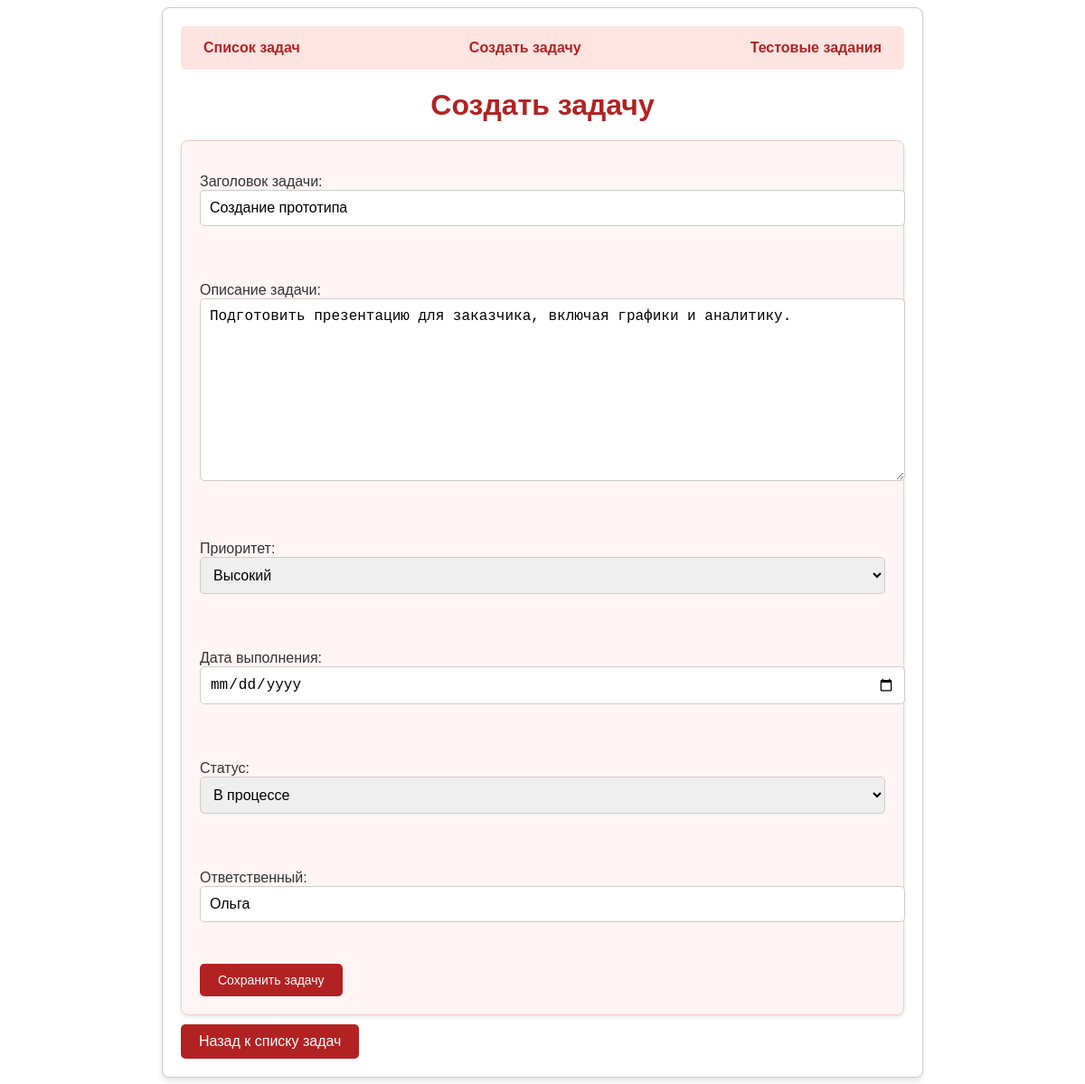
/edit/8/, run on the app's committed database.
### tasks/models.py (models this page shows, shortened)
class Task(models.Model):
    PRIORITY_CHOICES = [
        ('low', 'Низкий'),
        ('medium', 'Средний'),
        ('high', 'Высокий'),
    ]
    STATUS_CHOICES = [
        ('pending', 'Ожидает'),
        ('in_progress', 'В процессе'),
        ('completed', 'Завершено'),
        ('on_hold', 'На паузе'),
    ]
    title = models.CharField('Заголовок задачи', max_length=200)
    description = models.TextField('Описание задачи')
    priority = models.CharField('Приоритет', max_length=10, choices=PRIORITY_CHOICES, default='medium')
    due_date = models.DateField('Дата выполнения', null=True, blank=True)
    status = models.CharField('Статус', max_length=20, choices=STATUS_CHOICES, default='pending')
    assigned_to = models.CharField('Ответственный', max_length=100, blank=True, null=True)
    completed = models.BooleanField('Завершена', default=False)

### tasks/views.py (the view)
# urls.py: path('edit/<int:pk>/', views.task_edit, name='task_edit'),
def task_edit(request, pk):
    task = get_object_or_404(Task, pk=pk)
    if request.method == 'POST':
        form = TaskForm(request.POST, instance=task)
        if form.is_valid():
            form.save()
            return redirect('task_list')  # Перенаправляем на список задач
        else:
            return render(request, 'tasks/task_form.html', {'form': form})  # Показываем ошибку
    else:
        form = TaskForm(instance=task)
    return render(request, 'tasks/task_form.html', {'form': form})

### tasks/forms.py
class TaskForm(forms.ModelForm):
    class Meta:
        model = Task
        fields = ['title', 'description', 'priority', 'due_date', 'status', 'assigned_to']
        labels = {
            'title': 'Заголовок задачи',
            'description': 'Описание задачи',
            'priority': 'Приоритет',
            'due_date': 'Дата выполнения',
            'status': 'Статус',
            'assigned_to': 'Ответственный',
        }
        widgets = {
            'due_date': forms.DateInput(attrs={'type': 'date'}),
        }

### tasks/templates/tasks/task_form.html (shortened to what this page needs)
<!DOCTYPE html>
<html lang="ru">
<head>
    <title>{% load i18n %}{% trans "Форма задачи" %}</title>
    {% load static %}
    <link rel="stylesheet" href="{% static 'tasks/styles.css' %}">
</head>
<body>
    <div class="container">
        <nav class="navbar">
            <a href="{% url 'task_list' %}" class="nav-link">{% trans "Список задач" %}</a>
            <a href="{% url 'task_create' %}" class="nav-link">{% trans "Создать задачу" %}</a>
            <a href="{% url 'test_tasks' %}" class="nav-link">{% trans "Тестовые задания" %}</a>
        </nav>
        <h1>{% trans "Создать задачу" %}</h1>
        <form method="POST">
            {{ form.as_p }}
            <button type="submit" class="btn">{% trans "Сохранить задачу" %}</button>
        </form>
        <a href="{% url 'task_list' %}" class="btn">{% trans "Назад к списку задач" %}</a>
    </div>
</body>
</html>

### tasks/static/tasks/styles.css (style rules this page uses)
.container { max-width: 800px; margin: 0 auto; padding: 20px; background-color: #fff; border: 1px solid #ccc; border-radius: 8px; box-shadow: 0 4px 6px rgba(0, 0, 0, 0.1); font-family: Arial, sans-serif; color: #333; }
h1, h2 { color: #b22222; margin-bottom: 20px; }
.navbar { display: flex; justify-content: space-between; margin-bottom: 20px; background-color: #ffe4e1; padding: 10px 15px; border-radius: 5px; }
.nav-link { text-decoration: none; color: #b22222; font-weight: bold; padding: 5px 10px; border-radius: 3px; transition: background-color 0.3s, color 0.3s; }
.btn { display: inline-block; padding: 10px 20px; background-color: #b22222; color: #fff; text-decoration: none; border: none; border-radius: 5px; font-size: 14px; text-align: center; cursor: pointer; transition: background-color 0.3s; }
form { display: flex; flex-direction: column; }
form input, form textarea, form select { padding: 10px; margin-bottom: 15px; border: 1px solid #ccc; border-radius: 5px; font-size: 14px; width: 100%; }
form button { align-self: flex-start; }
form { display: flex; flex-direction: column; gap: 15px; padding: 20px; background-color: #fff5f5; border: 1px solid #f4cccc; border-radius: 8px; box-shadow: 0 2px 4px rgba(0, 0, 0, 0.1); }
form input, form textarea, form select { padding: 10px; font-size: 16px; border: 1px solid #ccc; border-radius: 5px; outline: none; transition: border-color 0.3s; }
form button { background-color: #b22222; color: #fff; border: none; padding: 10px 20px; border-radius: 5px; font-size: 16px; cursor: pointer; transition: background-color 0.3s; }
a.btn { display: inline-block; margin-top: 10px; padding: 10px 20px; background-color: #b22222; color: #fff; text-decoration: none; border-radius: 5px; font-size: 16px; transition: background-color 0.3s; }
h1 { color: #b22222; text-align: center; margin-bottom: 20px; }

### data on the page
Task: title "Создание прототипа", description "Подготовить презентацию для заказчика, включая графики и аналитику.", priority "Высокий", status "В процессе", assigned_to "Ольга"
